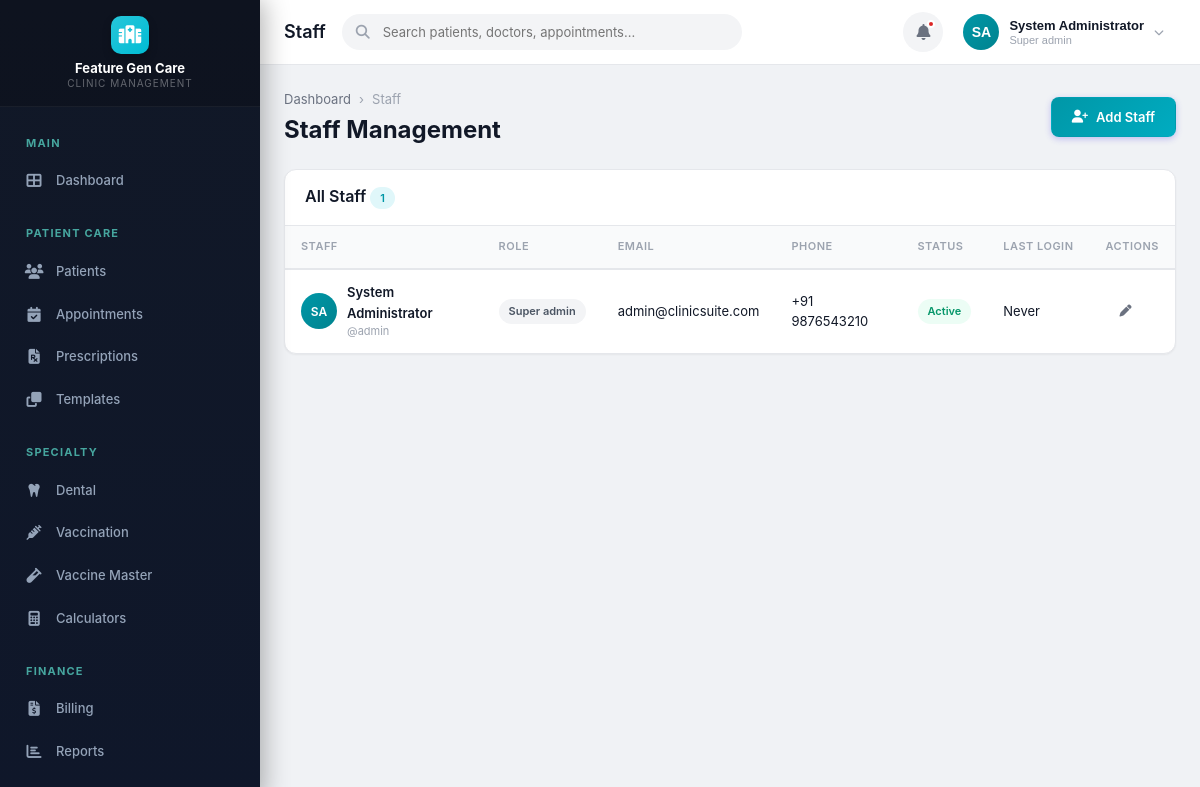
Page /modules/staff/list.php (signed in) on the committed database.
### tables this page shows
CREATE TABLE IF NOT EXISTS clinics (
    id INT AUTO_INCREMENT PRIMARY KEY,
    name VARCHAR(200) NOT NULL,
    tagline VARCHAR(300) DEFAULT NULL,
    logo VARCHAR(500) DEFAULT NULL,
    email VARCHAR(150) DEFAULT NULL,
    phone VARCHAR(20) DEFAULT NULL,
    alt_phone VARCHAR(20) DEFAULT NULL,
    website VARCHAR(200) DEFAULT NULL,
    address TEXT DEFAULT NULL,
    city VARCHAR(100) DEFAULT NULL,
    state VARCHAR(100) DEFAULT NULL,
    pincode VARCHAR(10) DEFAULT NULL,
    country VARCHAR(100) DEFAULT 'India',
    registration_no VARCHAR(100) DEFAULT NULL,
    gst_number VARCHAR(20) DEFAULT NULL,
    pan_number VARCHAR(20) DEFAULT NULL,
    primary_color VARCHAR(10) DEFAULT '#4F46E5',
    secondary_color VARCHAR(10) DEFAULT '#7C3AED',
    currency_symbol VARCHAR(5) DEFAULT '₹',
    date_format VARCHAR(20) DEFAULT 'd/m/Y',
    time_format VARCHAR(10) DEFAULT '12h',
    timezone VARCHAR(50) DEFAULT 'Asia/Kolkata',
    prescription_header TEXT DEFAULT NULL,
    prescription_footer TEXT DEFAULT NULL,
    invoice_header TEXT DEFAULT NULL,
    invoice_footer TEXT DEFAULT NULL,
    invoice_prefix VARCHAR(10) DEFAULT 'INV',
    invoice_start_no INT DEFAULT 1,
    patient_id_prefix VARCHAR(10) DEFAULT 'PT',
    patient_id_start_no INT DEFAULT 1000,
    is_active TINYINT(1) DEFAULT 1,
    created_at TIMESTAMP DEFAULT CURRENT_TIMESTAMP,
    updated_at TIMESTAMP DEFAULT CURRENT_TIMESTAMP ON UPDATE CURRENT_TIMESTAMP
);

CREATE TABLE IF NOT EXISTS users (
    id INT AUTO_INCREMENT PRIMARY KEY,
    clinic_id INT NOT NULL DEFAULT 1,
    branch_id INT DEFAULT NULL,
    role_id INT NOT NULL,
    role VARCHAR(30) NOT NULL DEFAULT 'receptionist',
    username VARCHAR(50) NOT NULL UNIQUE,
    password VARCHAR(255) NOT NULL,
    full_name VARCHAR(150) NOT NULL,
    email VARCHAR(150) DEFAULT NULL,
    phone VARCHAR(20) DEFAULT NULL,
    gender ENUM('Male','Female','Other') DEFAULT NULL,
    date_of_birth DATE DEFAULT NULL,
    profile_image VARCHAR(500) DEFAULT NULL,
    address TEXT DEFAULT NULL,
    qualification VARCHAR(200) DEFAULT NULL,
    specialization VARCHAR(200) DEFAULT NULL,
    license_number VARCHAR(100) DEFAULT NULL,
    signature_image VARCHAR(500) DEFAULT NULL,
    is_active TINYINT(1) DEFAULT 1,
    last_login TIMESTAMP NULL DEFAULT NULL,
    failed_attempts INT DEFAULT 0,
    locked_until TIMESTAMP NULL DEFAULT NULL,
    password_changed_at TIMESTAMP NULL DEFAULT NULL,
    created_at TIMESTAMP DEFAULT CURRENT_TIMESTAMP,
    updated_at TIMESTAMP DEFAULT CURRENT_TIMESTAMP ON UPDATE CURRENT_TIMESTAMP,
    FOREIGN KEY (clinic_id) REFERENCES clinics(id),
    FOREIGN KEY (branch_id) REFERENCES branches(id) ON DELETE SET NULL,
    FOREIGN KEY (role_id) REFERENCES roles(id)
);

CREATE TABLE IF NOT EXISTS roles (
    id INT AUTO_INCREMENT PRIMARY KEY,
    name VARCHAR(50) NOT NULL UNIQUE,
    display_name VARCHAR(100) NOT NULL,
    description TEXT DEFAULT NULL,
    is_system TINYINT(1) DEFAULT 0,
    is_active TINYINT(1) DEFAULT 1,
    created_at TIMESTAMP DEFAULT CURRENT_TIMESTAMP,
    updated_at TIMESTAMP DEFAULT CURRENT_TIMESTAMP ON UPDATE CURRENT_TIMESTAMP
);

### modules/staff/list.php (the view, shortened to what the rows shown need)
<?php
require_once dirname(dirname(__DIR__)) . '/includes/header.php';
$db = db();
$clinicId = getCurrentClinicId();
$staff = $db->fetchAll(
    "SELECT u.*, r.name as role_name FROM users u
     JOIN roles r ON u.role_id = r.id
     WHERE u.clinic_id = ? ORDER BY u.full_name", [$clinicId]
);
?>
<div class="content-header">
    <div>
        <h1>Staff Management</h1>
    </div>
</div>
<div class="card">
    <div class="card-body p-0">
        <?php if (empty($staff)): ?>
        <div class="empty-state"><i class="fas fa-id-badge"></i><h3>No staff found</h3></div>
        <?php else: ?>
        <div class="table-responsive">
            <table class="table">
                <thead><tr><th>Staff</th><th>Role</th><th>Email</th><th>Phone</th><th>Status</th><th>Last Login</th><th>Actions</th></tr></thead>
                <tbody>
                <?php foreach ($staff as $s): ?>
                <tr>
                    <td>
                        <div class="patient-cell">
                            <div class="user-avatar" style="width: 36px; height: 36px; font-size: 12px;"><?= getInitials($s['full_name']) ?></div>
                            <div>
                                <div class="font-semibold"><?= sanitizeOutput($s['full_name']) ?></div>
                                <div class="text-muted" style="font-size: 11px;">@<?= sanitizeOutput($s['username']) ?></div>
                            </div>
                        </div>
                    </td>
                    <td><span class="badge badge-secondary"><?= ucfirst(str_replace('_', ' ', $s['role_name'])) ?></span></td>
                    <td><?= sanitizeOutput($s['email'] ?? '-') ?></td>
                    <td><?= sanitizeOutput($s['phone'] ?? '-') ?></td>
                    <td><span class="badge badge-<?= $s['is_active'] ? 'success' : 'danger' ?>"><?= $s['is_active'] ? 'Active' : 'Inactive' ?></span></td>
                    <td><?= $s['last_login'] ? timeAgo($s['last_login']) : 'Never' ?></td>
                    <td>
                        <?php if (hasPermission('staff.edit')): ?>
                        <a href="<?= BASE_URL ?>/modules/staff/add.php?id=<?= $s['id'] ?>" class="btn btn-sm btn-ghost"><i class="fas fa-pen"></i></a>
                        <?php endif; ?>
                    </td>
                </tr>
                <?php endforeach; ?>
                </tbody>
            </table>
        </div>
        <?php endif; ?>
    </div>
</div>
<?php require_once INCLUDES_PATH . '/footer.php'; ?>

### includes/sidebar.php (shortened to what the rows shown need)
<?php
$db = db();
$clinic = $db->fetch("SELECT name, logo FROM clinics WHERE id = ?", [getCurrentClinicId()]);
?>
<aside class="sidebar">
    <div class="sidebar-brand" style="flex-direction: column; align-items: center; gap: 6px; padding: 16px 12px;">
        <?php if (!empty($clinic['logo'])): ?>
            <img src="<?= UPLOADS_URL ?>/clinics/<?= sanitizeOutput($clinic['logo']) ?>" alt="Clinic Logo" style="max-height: 48px; max-width: 140px; object-fit: contain;">
        <?php else: ?>
            <div class="brand-logo"><i class="fas fa-hospital"></i></div>
        <?php endif; ?>
        <div class="brand-text" style="text-align: center; font-size: 13px; line-height: 1.3; white-space: normal; word-break: break-word;">
            <?= sanitizeOutput($clinic['name'] ?? APP_NAME) ?>
            <small style="display: block; font-size: 10px; opacity: 0.7;">Clinic Management</small>
        </div>
    </div>
</aside>

### rows in the picture
clinics: name "Feature Gen Care"
users: full_name "SA", full_name "System Administrator", username "admin", role.name "Super admin", email "admin@clinicsuite.com", phone "+91 9876543210", is_active "Active", shows "Never"

### other values in the picture
$pageTitle "Staff"
$currentUser['initials'] "SA"
sanitizeOutput($currentUser['name']) "System Administrator"
str_replace('_', ' ', $currentUser['role']) "Super admin"
count($staff) "1"
